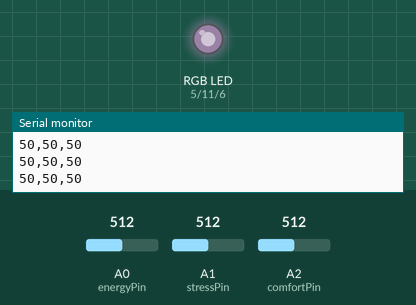
The sketch below on a simulated Arduino Uno, built with avr-gcc and run on an emulated ATmega328P. Shown: an RGB LED mixed from three pins (HIGH = lit), the last lines printed to the serial monitor. Inputs (shaded band) come from the test bench; at power-on: A0 (energyPin) = 512, A2 (comfortPin) = 512, A1 (stressPin) = 512. Dim RGB values are drawn brighter than linear.

Above: at 1.2 s.
1.3 s: A0 (energyPin) set to 716
At 2.54 s:
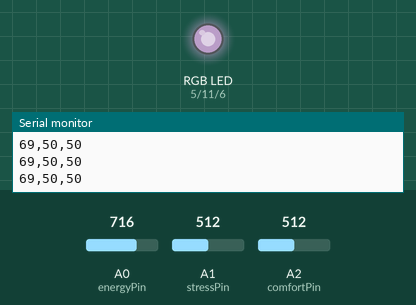
4.3 s: A2 (comfortPin) set to 716
At 5.76 s:
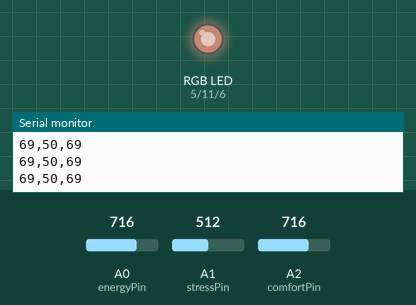
7.3 s: A0 (energyPin) set to 900
At 8.38 s:
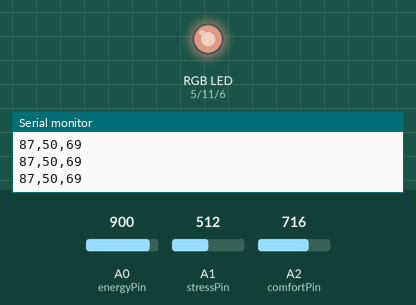
10.3 s: A2 (comfortPin) set to 900
13.3 s: A0 (energyPin) set to 1023
At 14.07 s:
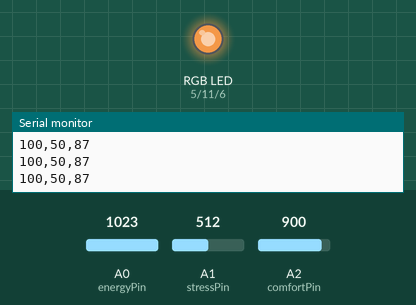
16.3 s: A1 (stressPin) set to 716
Timing chart, 0 to 20.3 s (numbered marks = the images above; inputs shaded):
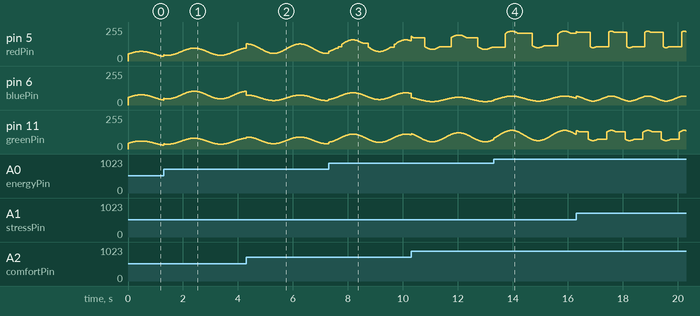

The sketch:

inner_organism.ino
```cpp
#include <Arduino.h>
#include <math.h>

// ----------------------------
// Potentiometer pins
// ----------------------------
const int energyPin  = A0;
const int stressPin  = A1;
const int comfortPin = A2;

// ----------------------------
// RGB LED pins
// ----------------------------
const int redPin   = 5;
const int greenPin = 11;
const int bluePin  = 6;

// Current emotional values: 0–100
int energy = 0;
int stress = 0;
int comfort = 0;

// Used for sending serial data
unsigned long lastSerialSend = 0;
const unsigned long serialInterval = 50;


void setup() {

  pinMode(redPin, OUTPUT);
  pinMode(greenPin, OUTPUT);
  pinMode(bluePin, OUTPUT);

  Serial.begin(9600);
}


void loop() {

  // ----------------------------------------
  // 1. Read the three potentiometers
  // ----------------------------------------

  int energyRaw  = analogRead(energyPin);
  int stressRaw  = analogRead(stressPin);
  int comfortRaw = analogRead(comfortPin);

  energy  = map(energyRaw,  0, 1023, 0, 100);
  stress  = map(stressRaw,  0, 1023, 0, 100);
  comfort = map(comfortRaw, 0, 1023, 0, 100);


  // ----------------------------------------
  // 2. ENERGY → overall brightness
  // ----------------------------------------

  // Energy 0%   = very dim
  // Energy 100% = full brightness

  float energyBrightness =
    map(energy, 0, 100, 15, 255) / 255.0;


  // ----------------------------------------
  // 3. STRESS → pulsing speed
  // ----------------------------------------

  // Low stress  = slow pulse
  // High stress = fast pulse

  float pulsePeriod =
    map(stress, 0, 100, 3500, 350);

  float phase =
    (millis() % (unsigned long)pulsePeriod)
    / pulsePeriod;

  // Smooth sine-wave pulse from 0 to 1
  float pulse =
    0.5 + 0.5 * sin(phase * TWO_PI);

  // Keep the light from becoming completely dark
  float pulseBrightness =
    0.45 + 0.55 * pulse;


  // ----------------------------------------
  // 4. COMFORT → color
  // ----------------------------------------

  // Low comfort:
  // cool blue
  //
  // High comfort:
  // warm orange / amber

  float t = comfort / 100.0;

  int baseRed =
    20 + (255 - 20) * t;

  int baseGreen =
    80 + (150 - 80) * t;

  int baseBlue =
    255 + (40 - 255) * t;


  // ----------------------------------------
  // 5. Combine all three emotional dimensions
  // ----------------------------------------

  float finalBrightness =
    energyBrightness * pulseBrightness;

  int redOutput =
    constrain(baseRed * finalBrightness, 0, 255);

  int greenOutput =
    constrain(baseGreen * finalBrightness, 0, 255);

  int blueOutput =
    constrain(baseBlue * finalBrightness, 0, 255);


  analogWrite(redPin, redOutput);
  analogWrite(greenPin, greenOutput);
  analogWrite(bluePin, blueOutput);


  // ----------------------------------------
  // 6. Send data to p5.js / computer
  // ----------------------------------------

  if (millis() - lastSerialSend >= serialInterval) {

    lastSerialSend = millis();

    Serial.print(energy);
    Serial.print(",");

    Serial.print(stress);
    Serial.print(",");

    Serial.println(comfort);
  }
}
```
